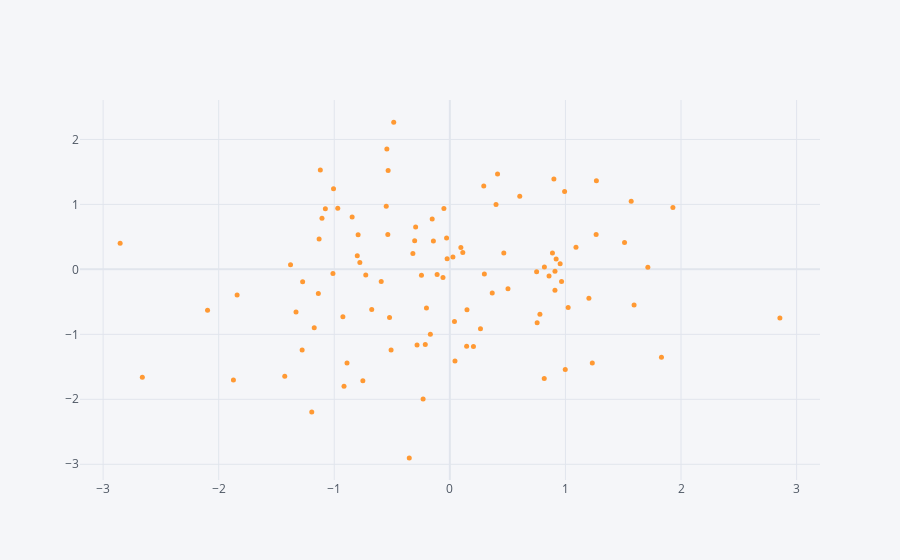

Notebook cell for this chart:
### Code cell
df.iplot(x="A",y="B",mode="markers",size=5)
